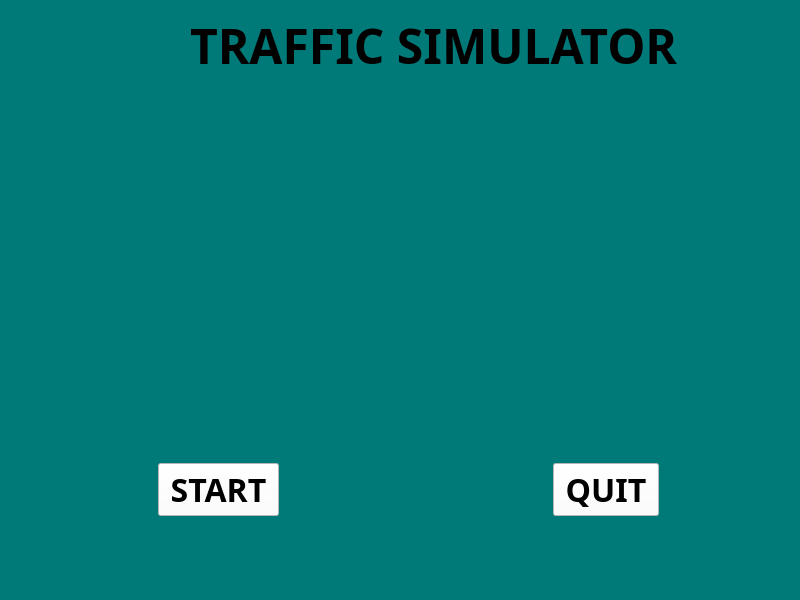
<?xml version="1.0" encoding="UTF-8"?>
<ui version="4.0">
 <class>MainWindow</class>
 <widget class="QMainWindow" name="MainWindow">
  <property name="geometry">
   <rect>
    <x>0</x>
    <y>0</y>
    <width>800</width>
    <height>600</height>
   </rect>
  </property>
  <property name="windowTitle">
   <string>MainWindow</string>
  </property>
  <property name="styleSheet">
   <string notr="true">
background-color: rgb(0, 121, 121);</string>
  </property>
  <widget class="QWidget" name="centralwidget">
   <widget class="QLabel" name="label_img">
    <property name="geometry">
     <rect>
      <x>260</x>
      <y>120</y>
      <width>401</width>
      <height>301</height>
     </rect>
    </property>
    <property name="text">
     <string/>
    </property>
   </widget>
   <widget class="QLabel" name="label">
    <property name="geometry">
     <rect>
      <x>190</x>
      <y>10</y>
      <width>581</width>
      <height>71</height>
     </rect>
    </property>
    <property name="font">
     <font>
      <family>Segoe UI Variable Display Semib</family>
      <pointsize>36</pointsize>
      <bold>true</bold>
     </font>
    </property>
    <property name="text">
     <string>TRAFFIC SIMULATOR</string>
    </property>
   </widget>
   <widget class="QWidget" name="layoutWidget">
    <property name="geometry">
     <rect>
      <x>158</x>
      <y>439</y>
      <width>501</width>
      <height>101</height>
     </rect>
    </property>
    <layout class="QHBoxLayout" name="horizontalLayout">
     <item>
      <widget class="QPushButton" name="StartButton">
       <property name="font">
        <font>
         <family>Segoe UI Variable Display Semib</family>
         <pointsize>24</pointsize>
         <bold>true</bold>
        </font>
       </property>
       <property name="styleSheet">
        <string notr="true">color: rgb(0, 0, 0);
background-color: rgb(255, 255, 255);
selection-color: rgb(255, 255, 255);</string>
       </property>
       <property name="text">
        <string> START </string>
       </property>
      </widget>
     </item>
     <item>
      <spacer name="horizontalSpacer">
       <property name="orientation">
        <enum>Qt::Horizontal</enum>
       </property>
       <property name="sizeHint" stdset="0">
        <size>
         <width>40</width>
         <height>20</height>
        </size>
       </property>
      </spacer>
     </item>
     <item>
      <widget class="QPushButton" name="QuitButton">
       <property name="font">
        <font>
         <family>Segoe UI Variable Display Semib</family>
         <pointsize>24</pointsize>
         <bold>true</bold>
        </font>
       </property>
       <property name="styleSheet">
        <string notr="true">color: rgb(0, 0, 0);
selection-color: rgb(255, 255, 255);
background-color: rgb(255, 255, 255);</string>
       </property>
       <property name="text">
        <string> QUIT </string>
       </property>
      </widget>
     </item>
    </layout>
   </widget>
  </widget>
  <widget class="QMenuBar" name="menubar">
   <property name="geometry">
    <rect>
     <x>0</x>
     <y>0</y>
     <width>800</width>
     <height>25</height>
    </rect>
   </property>
  </widget>
  <widget class="QStatusBar" name="statusbar"/>
 </widget>
 <resources/>
 <connections/>
</ui>
